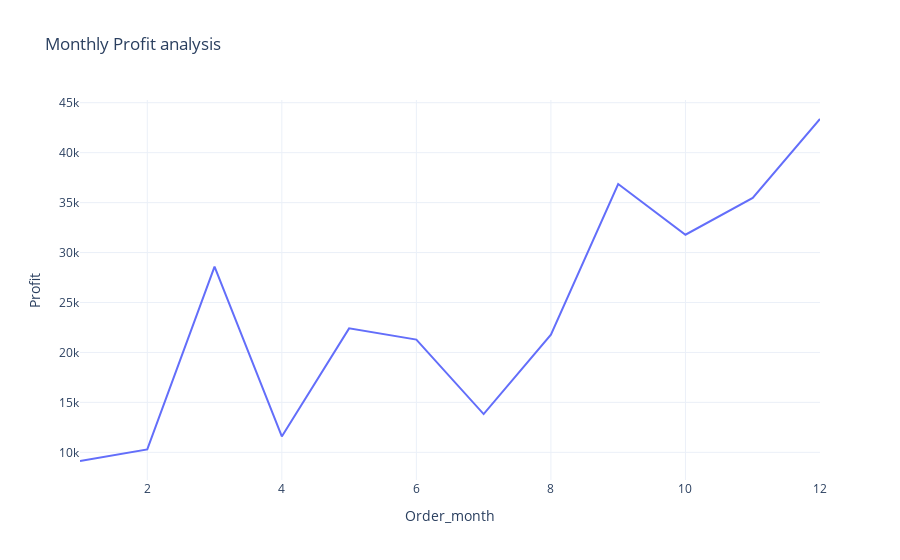

The cell this chart's notebook holds for it:
### Code cell
fig=px.line(profit_by_month,
            x='Order_month',
            y='Profit',
            title='Monthly Profit analysis')
fig.show()

### Figure 1 — Plotly figure (JSON) as saved in the notebook; plotly's stock layout.template omitted (floating-point values rounded to 4 significant figures)
{"data": [{"hovertemplate": "Order_month=%{x}<br>Profit=%{y}<extra></extra>", "legendgroup": "", "line": {"color": "#636efa", "dash": "solid"}, "marker": {"symbol": "circle"}, "mode": "lines", "name": "", "orientation": "v", "showlegend": false, "type": "scatter", "x": [1, 2, 3, 4, 5, 6, 7, 8, 9, 10, 11, 12], "xaxis": "x", "y": [9134.0, 10290.0, 28590.0, 11590.0, 22410.0, 21290.0, 13830.0, 21780.0, 36860.0, 31780.0, 35470.0, 43370.0], "yaxis": "y"}], "layout": {"legend": {"tracegroupgap": 0}, "title": {"text": "Monthly Profit analysis"}, "xaxis": {"anchor": "y", "domain": [0, 1], "title": {"text": "Order_month"}}, "yaxis": {"anchor": "x", "domain": [0, 1], "title": {"text": "Profit"}}}}
